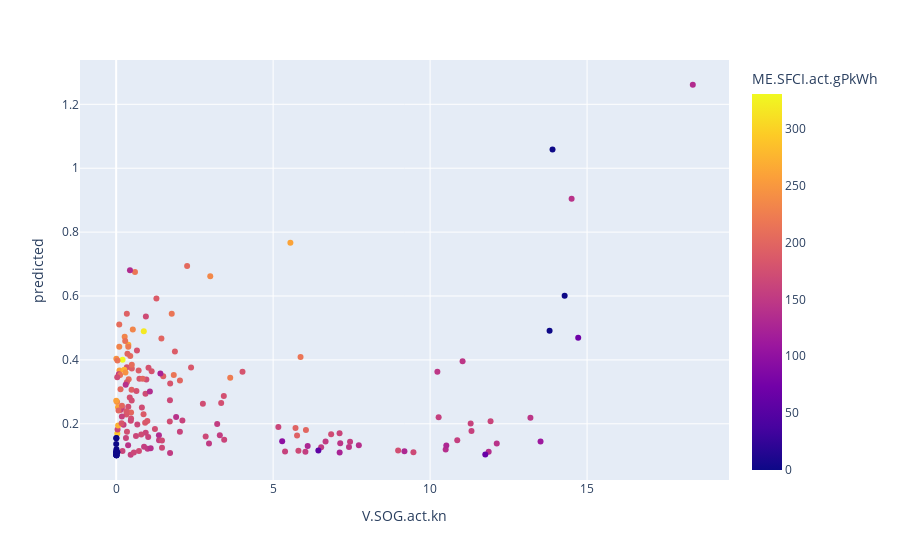

Here is the notebook cell this chart was saved with:
### Code cell
px.scatter(df_target_zero_false,x='V.SOG.act.kn',y='predicted',color='ME.SFCI.act.gPkWh')

### Figure 1 — Plotly figure (JSON) as saved in the notebook; plotly's stock layout.template omitted (floating-point values rounded to 4 significant figures; data arrays with more than 128 entries replaced by an {"elided": "..."} marker saying what was removed)
{"data": [{"hovertemplate": "V.SOG.act.kn=%{x}<br>predicted=%{y}<br>ME.SFCI.act.gPkWh=%{marker.color}<extra></extra>", "legendgroup": "", "marker": {"color": {"elided": "173 float values"}, "coloraxis": "coloraxis", "symbol": "circle"}, "mode": "markers", "name": "", "orientation": "v", "showlegend": false, "type": "scatter", "x": {"elided": "173 float values"}, "xaxis": "x", "y": {"elided": "173 float values"}, "yaxis": "y"}], "layout": {"coloraxis": {"colorbar": {"title": {"text": "ME.SFCI.act.gPkWh"}}, "colorscale": [[0, "#0d0887"], [0.1111, "#46039f"], [0.2222, "#7201a8"], [0.3333, "#9c179e"], [0.4444, "#bd3786"], [0.5556, "#d8576b"], [0.6667, "#ed7953"], [0.7778, "#fb9f3a"], [0.8889, "#fdca26"], [1, "#f0f921"]]}, "legend": {"tracegroupgap": 0}, "margin": {"t": 60}, "xaxis": {"anchor": "y", "domain": [0, 1], "title": {"text": "V.SOG.act.kn"}}, "yaxis": {"anchor": "x", "domain": [0, 1], "title": {"text": "predicted"}}}}
